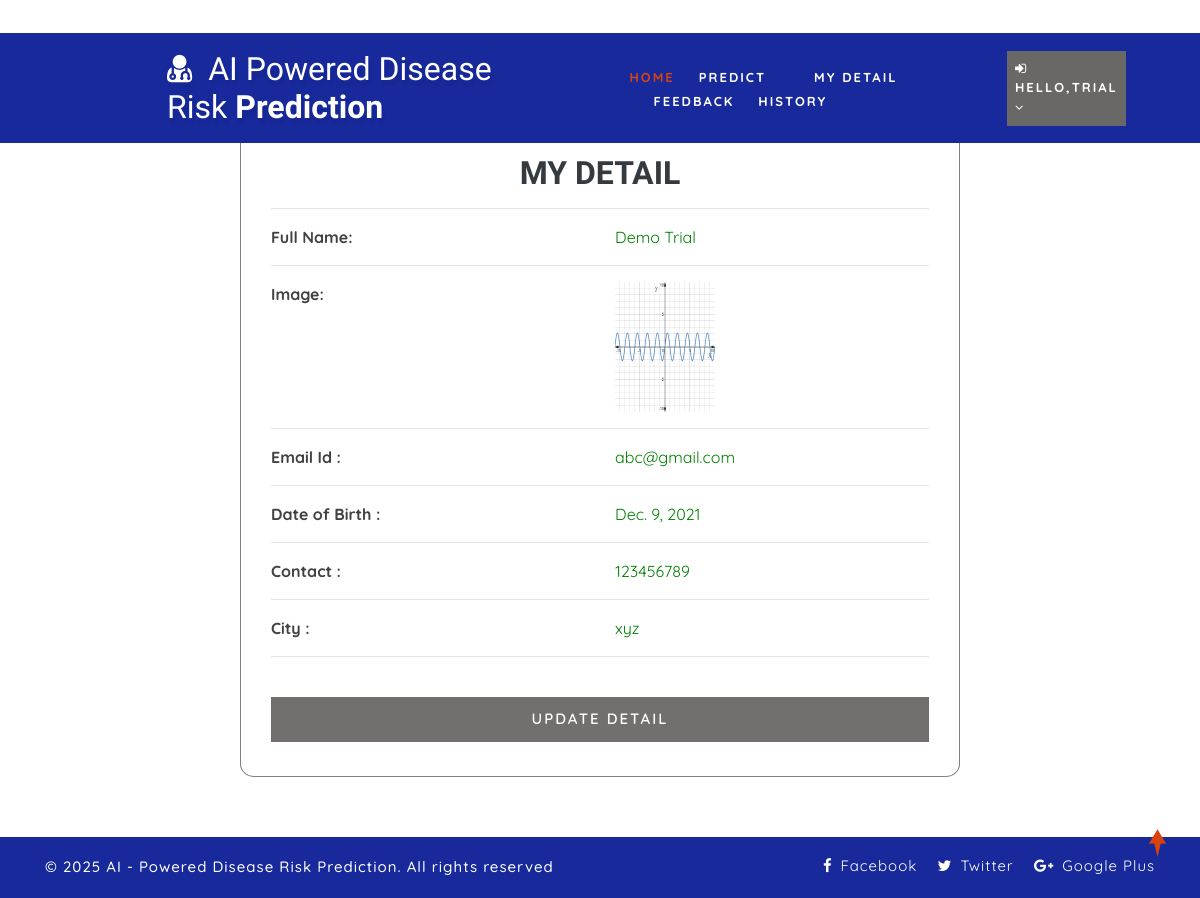
The page /profile_doctor (signed in) on the database its author committed.
### health/models.py (models this page shows, shortened)
class Patient(models.Model):
    user = models.ForeignKey(User, on_delete=models.CASCADE, null=True)
    contact = models.CharField(max_length=100, null=True)
    address = models.CharField(max_length=100, null=True)
    dob = models.DateField(null=True)
    image = models.FileField(null=True)

### health/views.py (the view)
# urls.py: path('profile_doctor', View_My_Detail,name="profile_doctor"),
@login_required(login_url="login")
def View_My_Detail(request):
    terror = ""
    user = User.objects.get(id=request.user.id)
    error = ""
    try:
        sign = Patient.objects.get(user=user)
        error = "pat"
    except:
        sign = Doctor.objects.get(user=user)
    d = {'error': error,'pro':sign}
    return render(request,'profile_doctor.html',d)

### health/templates/profile_doctor.html (shortened to what this page needs)
{% extends 'index.html' %}
{% load static %}
{% block body %}
<div class="container" style="width:60%;margin-top:8%;margin-bottom:5%;background:white;border-radius:2%;border:1px solid grey">
    <br>
    <h2 class="w3ls-title text-uppercase text-dark font-weight-bold" align="center">My Detail</h2>
<div align="left" class="container-fluid" style="width:100%;margin-bottom:5%">
    <hr><div class="row" >
        <div class="col-md-6 div2" style="color: #414141; font-weight: 900;">
            <strong>Full Name:</strong>
        </div>
        <div class="col-md-6 div1">
            {{pro.user.first_name}} {{pro.user.last_name}}
        </div>
    </div><hr>
    <div class="row">
        <div class="col-md-6 div2" style="color: #414141; font-weight: 900;">
            <strong>Image:</strong>
        </div>
        <div class="col-md-6">
            <img src="{{pro.image.url}}" style="width:100px;height:130px"></img>
        </div></div><hr>
    <div class="row">
        <div class="col-md-6 div2" style="color: #414141; font-weight: 900;">
            <strong>Email Id :</strong>
        </div>
        <div class="col-md-6 div1">
            {{pro.user.email}}
        </div>
    </div><hr>
     <div class="row">
        <div class="col-md-6 div2" style="color: #414141; font-weight: 900;">
            <strong>Date of Birth :</strong>
        </div>
        <div class="col-md-6 div1">
            {{pro.dob}}
        </div>
    </div><hr>
     <div class="row">
        <div class="col-md-6 div2" style="color: #414141; font-weight: 900;">
            <strong>Contact :</strong>
        </div>
        <div class="col-md-6 div1">
            {{pro.contact}}
        </div>
     </div><hr>
    <div class="row">
        <div class="col-md-6 div2" style="color: #414141; font-weight: 900;">
            <strong>City :</strong>
        </div>
        <div class="col-md-6 div1">
            {{pro.address}}
        </div>
    </div><hr>
    <div class="login px-sm-12" style="width:100%">
    <a href="{% url 'edit_profile' %}">
        <button class="btn submit mt-4 " style="width:100%; background-color: #726f6e;">Update Detail</button>
    </a>
    </div>
</div>
</div>
{% endblock %}

### health/templates/index.html (shortened to what this page needs)
<!DOCTYPE html>
{% load static %}
<html lang="zxx">
<head>
	<link rel="stylesheet" href="{% static 'css/bootstrap.css' %}">
	<link href="{% static 'css/css_slider.css' %}" type="text/css" rel="stylesheet" media="all">
	<link rel="stylesheet" href="{% static 'css/style.css' %}" type="text/css" media="all" />
	<link href="{% static 'css/font-awesome.min.css' %}" rel="stylesheet">
<link rel='stylesheet' type='text/css' href="https://cdn.datatables.net/1.10.21/css/jquery.dataTables.min.css">
<link rel='stylesheet' type='text/css' href="https://cdn.datatables.net/buttons/1.6.2/css/buttons.dataTables.min.css">
</head>
<body>
	<div id="home" style="margin-bottom:2%">
		<header>
			<div class="top-bar py-3">
				<div class="container">
					<div class="row">
						<div class="col-xl-7 col-lg-6 col-md-4 top-social-agile text-md-right text-center mt-md-0 mt-2">
							<div class="row">
								<div class="col-xl-3 col-lg-4 col-6 top-w3layouts p-md-0 text-right">
								</div>
								<div class="col-xl-3 col-lg-4 col-6 header-w3layouts text-md-right text-left">
								</div>
							</div>
						</div>
					</div>
				</div>
			</div>
		</header>
		<div class="main-top" style="background:#17299b;">
			<div class="container-fluid">
				<div class="header d-md-flex justify-content-between align-items-center py-3">
					<div id="logo" style="margin-left:13%">
						<h1>
							<a href="index.html">
								<span class="fa fa-user-md mr-2"></span>
								<span class="logo-sp">AI Powered Disease Risk</span> Prediction
							</a>
						</h1>
					</div>
					{% if request.user.is_staff %}
					<div class="nav_w3ls" style="margin-right:4%">
						<nav>
							<label for="drop1" class="toggle">Menu</label>
							<input type="checkbox" id="drop1" />
							<ul class="menu" style="padding:15px;width:100%">
								<li class="mx-lg-4 mx-md-3 my-md-0 my-2"><a href="{% url 'admin_home' %}" >Home</a></li>
								<li>
									<label for="drop-2" class="toggle toogle-2"> <span class="fa fa-angle-down" aria-hidden="true"></span>
									</label>
									<a href="#"> Doctor <span class="fa fa-angle-down" aria-hidden="true"></span></a>
									<ul style="margin-top:2%;width:40%;margin-right:0%">
										<li style="width:100%;"><a href="/add_doctor" class="drop-text">Add Doctor</a></li>
										<li style="width:100%;"><a href="/view_doctor" class="drop-text">View Doctor</a></li>
									</ul>
								</li>
								<li class="mx-lg-4 mx-md-3 my-md-0 my-2"><a href="/view_patient">Patient</a></li>
								<li class="mx-lg-4 mx-md-3 my-md-0 my-2">
									<a href="/view_search_pat">Searched Data</a></li>
								<li><a href="/view_feedback">Feedback</a></li>
							</ul>
						</nav>
					</div>
					<div class="nav_w3ls" style="margin-right:3%">
						<nav>
							<label for="drop2" class="toggle">Menu</label>
							<input type="checkbox" id="drop2" />
							<ul class="menu">
								<li class="mx-lg-4 mx-md-3 my-md-0 my-2" style="background:red;padding:8px">
									<label for="drop-2" class="toggle toogle-2"> <span class="fa fa-angle-down" aria-hidden="true"></span>
									</label>
									<a href="#"><i class="fa fa-user"></i> {{request.user.username}} <span class="fa fa-angle-down" aria-hidden="true"></span></a>
									<ul style="margin-top:10%;width:80%;margin-right:5%">
										<li style="width:100%;"><a href="{% url 'change_password' %}" class="drop-text">Password</a></li>
										<li style="width:100%;"><a href="{% url 'logout' %}" class="drop-text">Logout</a></li>
									</ul>
								</li>
							</ul>
						</nav>
					</div>
					{% elif request.user.patient_set.all.0 %}
					<div class="nav_w3ls" style="margin-left:5%;font-weight:bold">
						<nav>
							<ul class="menu" style="padding:15px;width:100%">
								<li><a href="{% url 'patient_home' %}" class="active">Home</a></li>
								<li class="mx-lg-4 mx-md-3 my-md-0 my-2"><a href="/add_heartdetail">Predict</a></li>
								<li class="mx-lg-4 mx-md-3 my-md-0 my-2"><a href="/profile_doctor">My Detail</a></li>
								<li class="mx-lg-4 mx-md-3 my-md-0 my-2"><a href="/sent_feedback">Feedback</a></li>
								<li><a href="/view_search_pat">History</a></li>
							</ul>
						</nav>
					</div>
					<div class="nav_w3ls" style="margin-right:3%">
						<nav>
							<ul class="menu">
								<li class="mx-lg-4 mx-md-3 my-md-0 my-2" style="background:#6a6767;padding:8px">
									<a href="#"><i class="fa fa-sign-in"></i> Hello,{{request.user.username}} <span class="fa fa-angle-down" aria-hidden="true"></span></a>
								</li>
							</ul>
						</nav>
					</div>
					{% endif %}
				</div>
			</div>
		</div>
		{% block body %}
		{% endblock %}
	</div>
	<div class="copy-w3pvt" style="background:#17299b;color:white">
		<div class="container py-3">
			<div class="row">
				<div class="col-lg-7 w3ls_footer_grid1_left text-lg-left text-center">
					<p style="color:white">&copy; 2025 AI - Powered Disease Risk Prediction. All rights reserved</p>
				</div>
				<div class="col-lg-5 w3ls_footer_grid_left1_pos text-lg-right text-center mt-lg-0 mt-2">
					<ul style="color:white">
						<li>
							<a href="#" style="color:white" class="facebook">
								<span class="fa fa-facebook-f mr-2"></span>Facebook</a>
						</li>
						<li class="mx-3">
							<a href="#" style="color:white" class="twitter">
								<span class="fa fa-twitter mr-2"></span>Twitter</a>
						</li>
						<li>
							<a href="#" style="color:white" class="google">
								<span class="fa fa-google-plus mr-2"></span>Google Plus</a>
						</li>
					</ul>
				</div>
			</div>
		</div>
	</div>
	<a href="#home" style="color:white" class="move-top text-center"></a>
</body>
</html>

### health/static/css/style.css (style rules this page uses)
body { padding: 0; margin: 0; background: #FFF; font-family: 'Quicksand', sans-serif; }
body a, body button { transition: 0.5s all; -webkit-transition: 0.5s all; -moz-transition: 0.5s all; -o-transition: 0.5s all; -ms-transition: 0.5s all; text-decoration: none; }
html { scroll-behavior: smooth; }
h1, h2, h3, h4, h5, h6 { margin: 0; padding: 0; font-family: 'Mukta', sans-serif; }
p { margin: 0; padding: 0; font-size: 15px; letter-spacing: 1px; line-height: 1.9; color: #999; font-family: 'Quicksand', sans-serif; }
ul, ol { margin: 0; padding: 0; }
a.move-top { width: 34px; height: 34px; background: url(../images/move-top.png) no-repeat; display: inline-block; position: fixed; bottom: 4%; right: 2%; z-index: 0; }
#home { position: relative; }
.main-top { position: absolute; z-index: 999; width: 100%; background: rgba(0, 0, 0, 0.4); }
nav { margin: 0; padding: 0; }
#logo a { float: left; display: initial; font-weight: 700; font-size: 32px; color: #fff; text-shadow: 2px 5px 3px rgba(0, 0, 0, 0.06); padding: 0; }
span.logo-sp { font-weight: 100; }
nav:after { content: ""; display: table; clear: both; }
nav ul { float: right; padding: 0; margin: 0; list-style: none; position: relative; }
nav ul li { margin: 0px; display: inline-block; float: left; }
nav a { padding: 0; color: #fff; font-size: 13px; letter-spacing: 2px; font-weight: 700; text-transform: uppercase; display: inline-block; transition: 0.5s all; -webkit-transition: 0.5s all; -moz-transition: 0.5s all; -o-transition: 0.5s all; -ms-transition: 0.5s all; }
.menu li a.active, .menu li a:hover { color: #2196f3; transition: 0.5s all; -webkit-transition: 0.5s all; -moz-transition: 0.5s all; -o-transition: 0.5s all; -ms-transition: 0.5s all; color: #d84315; }
li>a:only-child:after { content: ''; }
.w3ls_footer_grid_left1_pos ul li, ul.list-part li { display: inline-block; }
.w3ls_footer_grid_left1_pos ul li a { color: #000; text-decoration: none; letter-spacing: 1px; font-size: 15px; }
.w3ls_footer_grid1_left p { color: #484848; font-weight: 500; }
.login button { background: #d84315; color: #fff; font-weight: 600; letter-spacing: 2px; font-size: 15px; padding: 10px 30px; text-transform: uppercase; border-radius: 0px; }

### health/templates/profile_doctor.html (style rules this page uses)
.div1 { color:green; }
.div2 { color:red; }

### rows shown on the page
Patient: user.first_name "Demo", user.last_name "Trial", image (picture), user.email "abc@gmail.com", dob "Dec. 9, 2021", contact "123456789", address "xyz"

### other values the page prints
{{ request.user.username }} "TRIAL"
